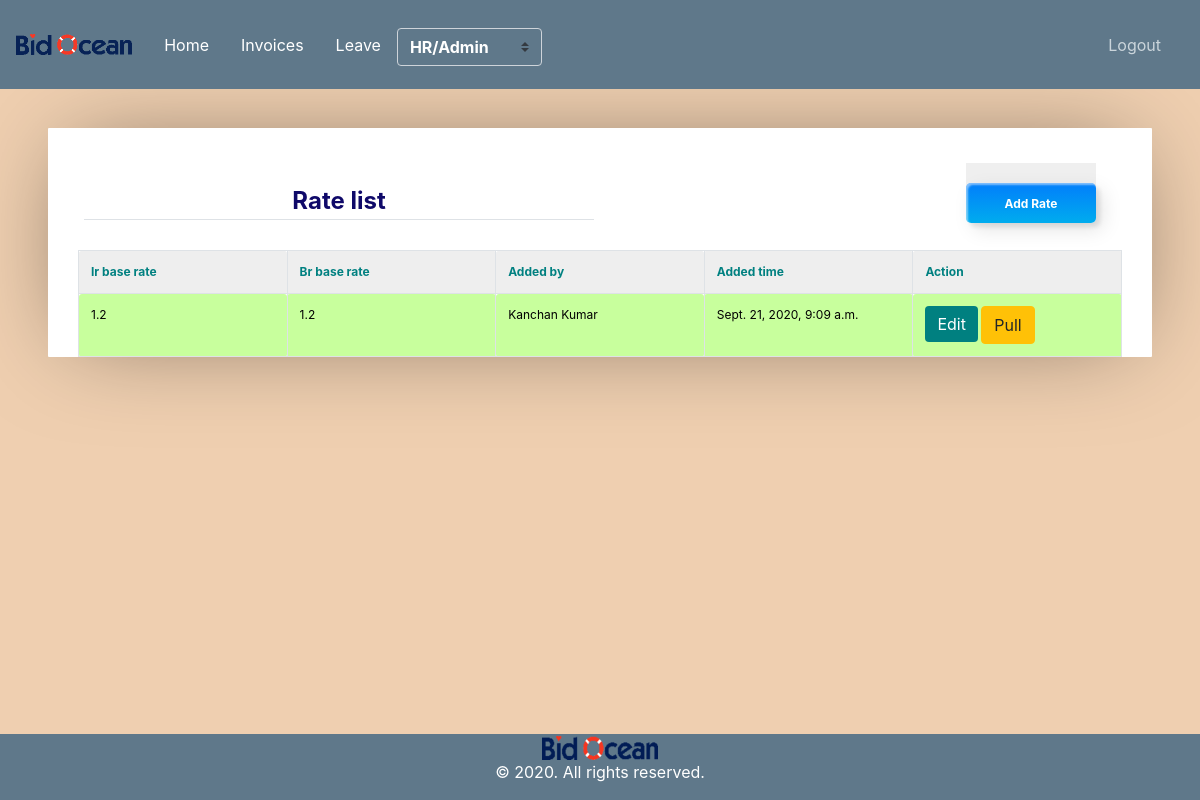
The app's page /rate-list/ (signed in), older data.
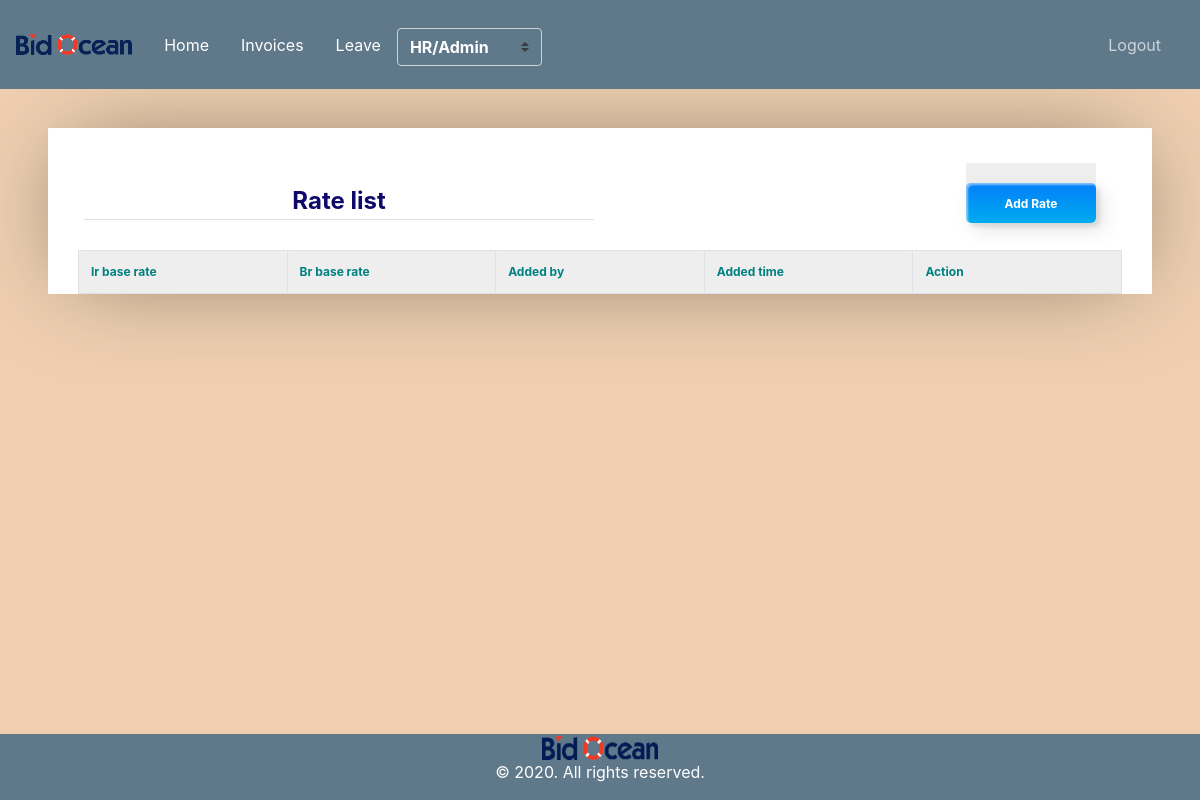
The same page, newer data.
### user_invoice/models.py (models this page shows, shortened)
class Rate(models.Model):
	id                  = models.AutoField(primary_key=True)
	base_ir             = models.CharField(max_length=300, null=True, blank=True)
	base_br             = models.CharField(max_length=200, null=True, blank=True)
	total_pay           = models.CharField(max_length=200, null=True, blank=True)
	difficultnp         = models.CharField(max_length=300, null=True, blank=True)
	extra_hours         = models.CharField(max_length=300, null=True, blank=True)
	file_attach         = models.CharField(max_length=300, null=True, blank=True)
	add_auth_days       = models.CharField(max_length=300, null=True, blank=True)
	new_entities_added  = models.CharField(max_length=300, null=True, blank=True)
	extra_days          = models.CharField(max_length=300, null=True, blank=True)
	duplicate_entities  = models.CharField(max_length=300, null=True, blank=True)
	errors              = models.CharField(max_length=300, null=True, blank=True)
	fines               = models.CharField(max_length=300, null=True, blank=True)
	duplicate_solic     = models.CharField(max_length=300)
	entity_cont_wrong   = models.CharField(max_length=300)
	false_referal       = models.CharField(max_length=300)
	fraudsolic_update   = models.CharField(max_length=300)
	source_ret_wo_res   = models.CharField(max_length=300)
	missed_bond         = models.CharField(max_length=300)
	missed_categories   = models.CharField(max_length=300)
	missed_solic_src    = models.CharField(max_length=300)
	missed_file         = models.CharField(max_length=300)
	missed_link         = models.CharField(max_length=300)
	missed_term         = models.CharField(max_length=300)
	not_posted_lead     = models.CharField(max_length=300)
	other_error         = models.CharField(max_length=300)
	other_serious_err   = models.CharField(max_length=300)
	refreshing_wds      = models.CharField(max_length=300)
	wage_not_selected   = models.CharField(max_length=300)
	skipped_solic       = models.CharField(max_length=300)
	source_ret_wo_note  = models.CharField(max_length=300)
	unjustified_absence = models.CharField(max_length=300)
	wrong_pre_bid       = models.CharField(max_length=300)
	wrong_categories    = models.CharField(max_length=300)
	wrong_geo_location  = models.CharField(max_length=300)
	incorrect_scope     = models.CharField(max_length=300)
	wrong_text_format   = models.CharField(max_length=300)
	auth_day_off        = models.CharField(max_length=300)
	unauth_day_off      = models.CharField(max_length=300)
	added_by            = models.ForeignKey(Employee, on_delete=models.SET_NULL, null=True, blank=True)
	added_date          = models.DateTimeField(auto_now_add=True)
	is_approved         = models.SmallIntegerField(default=0)

class Employee(models.Model):
	id       = models.AutoField(primary_key=True)
	name     = models.CharField(max_length=300)
	role     = models.ForeignKey(Role,on_delete=models.CASCADE)
	salary   = models.CharField(max_length=300, null=True, blank=True)
	address  = models.CharField(max_length=300)
	emp_id   = models.CharField(max_length=300, null=True, blank=True)
	phone_no = models.CharField(max_length=300)
	auth_tbl = models.OneToOneField(Userdetail, on_delete=models.CASCADE)
	added_at = models.DateTimeField(auto_now_add=True)

### user_invoice/views.py (the view)
# urls.py: path('rate-list/',views.RateDisplayView.as_view(),name='rate_list'),
class RateDisplayView(AdminOrHRPanelMixin,TemplateView):
    template_name = "user_invoice/rate_list.html"
    def get(self, request):
        employee = Employee.objects.get(auth_tbl=self.request.user)
        role     = employee.role.name.lower()
        context = {
            'role'     : role,
            'rates'    : Rate.objects.all(),
            'title'    : 'Rate list',
            'employee' : employee
        }
        return render(request, self.template_name, context)

### user_invoice/mixin.py (called while the page is built)
    def test_func(self):
        user     = self.request.user
        employee = Employee.objects.get(auth_tbl=user)
        return employee.role.name.lower() == 'admin' or employee.role.name.lower() == 'hr'

### user_invoice/templates/user_invoice/rate_list.html (shortened to what this page needs)
{% extends "user_invoice/base.html" %}
{% load crispy_forms_tags %}
{% block content %}
		<div class='container'>
		<table  width="100%">
			<tr>
				<td><legend class="border-bottom mb-4" style="color: rgb(15, 9, 105);text-align: center;"><b>Rate list</b> </legend></td>
				<td align="right"><a href="{% url 'rate_add' %}"><button class="custom-btn btn-12"><span>Click!</span><span><b> Add Rate</b></span></button></a></td>
			</tr>
		</table>
		<table cellpadding="0" cellspacing="0" border="0" class="table table-bordered table-striped  display" width="100%">
			<tr>
				<th style="color: teal;"><b>Ir base rate</b>  </th>
				<th style="color: teal;"><b>Br base rate</b></th>
				<th style="color: teal;"><b> Added by</b></th>
				<th style="color: teal;"><b> Added time</b></th>
				<th style="color: teal;"><b> Action</b></th>
			</tr>
			{% for rate in rates %}
				<tr {% if rate.is_approved == 1 %} style="background-color:#C8FF9D" {% endif %}>
					<td style="color: rgb(0, 0, 0);">{{rate.base_ir}}</td>
					<td style="color: rgb(0, 0, 0);">{{rate.base_br}}</td>
					<td style="color: rgb(0, 0, 0);">{{rate.added_by.name}}</td>
					<td style="color: rgb(0, 0, 0);">{{rate.added_date}}</td>
					<td style="color: rgb(0, 0, 0);">{% if employee.pk == rate.added_by.pk %}<a href="{% url 'rate_edit' rate.pk %}"><button  class="btn btn-primary shadow-none"  style="background-color:teal;border: none;">Edit</button></a>{% endif %} <a href="{% url 'rate_pull' rate.pk %}"><button  class="btn btn-warning" >Pull</button></a>
				</tr>
			{% endfor %}
		</table>
		</div>
{% endblock content %}

Row changes from the older to the newer data that the page shows:
removed Rate: base_ir "1.2", base_br "1.2", added_by.name "Kanchan Kumar", added_date "Sept. 21, 2020, 9:09 a.m.", shows "Edit"
